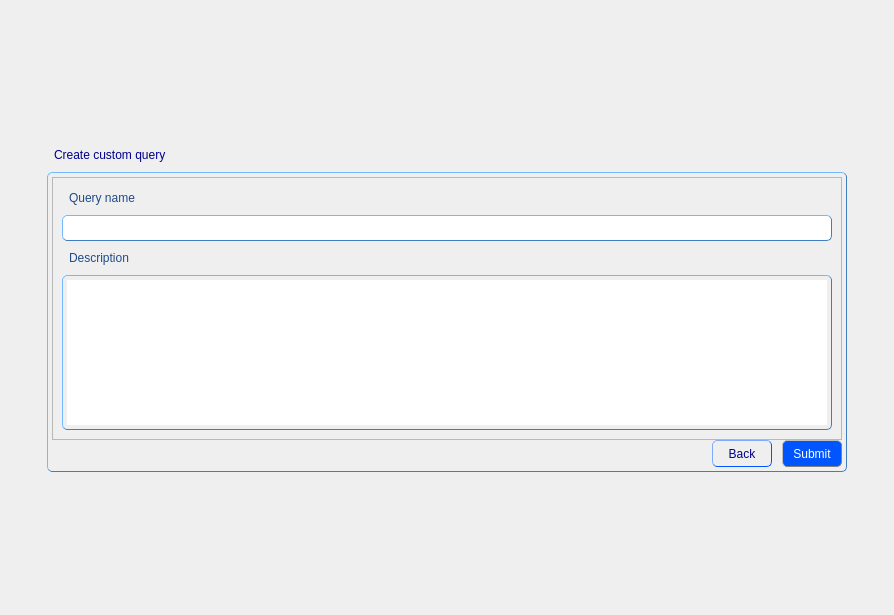
<?xml version="1.0" encoding="UTF-8"?>
<ui version="4.0">
 <class>CreateCustQBuildForm</class>
 <widget class="QWidget" name="CreateCustQBuildForm">
  <property name="geometry">
   <rect>
    <x>0</x>
    <y>0</y>
    <width>894</width>
    <height>615</height>
   </rect>
  </property>
  <property name="windowTitle">
   <string>Form</string>
  </property>
  <property name="styleSheet">
   <string notr="true">QPushButton {
               font: 10pt &quot;MS Shell Dlg 2&quot;;
              }

QPushButton:hover {
               color: blue;
               border: 1px solid grey;
               }

QPushButton:pressed {
               color:  darkblue;
               background: shadow;
               border-style: inset;
               }
QGroupBox {
               color: black;
               padding: 4px;
               border: 1px solid rgb(63, 127, 191); 
               border-radius: 5px;
               border-style: outset;
              }
QLabel {
               color: rgb(32, 74, 135);
               padding: 4px;
               border-radius: 5px;
               border-style: outset;
	           font: 11pt &quot;MS Shell Dlg 2&quot;;
              }
QLineEdit {
               color: black;
               padding: 4px;
               border: 1px solid rgb(63, 127, 191); 
               border-radius: 5px;
               border-style: outset;
	           font: 10pt &quot;MS Shell Dlg 2&quot;;
              }
QRadioButton {
               color: rgb(32, 74, 135);
               padding: 4px;
               border-radius: 5px;
               border-style: outset;
	           font: 11pt &quot;MS Shell Dlg 2&quot;;
              }
QTextEdit {
               color: black;
               padding: 4px;
               border: 1px solid rgb(63, 127, 191); 
               border-radius: 5px;
               border-style: outset;
	           font: 10pt &quot;MS Shell Dlg 2&quot;;
              }
QComboBox {
			   color: black;
               padding: 4px;
               border: 1px solid rgb(63, 127, 191); 
               border-radius: 5px;
               border-style: outset;
               font: 9pt &quot;MS Shell Dlg 2&quot;;
			   background-color: rgb(255, 255, 255);
              }</string>
  </property>
  <layout class="QGridLayout" name="gridLayout_3">
   <item row="1" column="1">
    <widget class="QLabel" name="label">
     <property name="styleSheet">
      <string notr="true">QLabel {
               color: darkblue;
               padding: 4px;
               border-radius: 5px;
               border-style: outset;
	           font: 12pt &quot;MS Shell Dlg 2&quot;;
              }</string>
     </property>
     <property name="text">
      <string>Create custom query</string>
     </property>
    </widget>
   </item>
   <item row="2" column="2">
    <spacer name="horizontalSpacer_3">
     <property name="orientation">
      <enum>Qt::Horizontal</enum>
     </property>
     <property name="sizeHint" stdset="0">
      <size>
       <width>40</width>
       <height>20</height>
      </size>
     </property>
    </spacer>
   </item>
   <item row="2" column="1">
    <widget class="QGroupBox" name="groupBox">
     <property name="sizePolicy">
      <sizepolicy hsizetype="Preferred" vsizetype="Preferred">
       <horstretch>0</horstretch>
       <verstretch>0</verstretch>
      </sizepolicy>
     </property>
     <property name="minimumSize">
      <size>
       <width>800</width>
       <height>300</height>
      </size>
     </property>
     <property name="maximumSize">
      <size>
       <width>700</width>
       <height>300</height>
      </size>
     </property>
     <property name="styleSheet">
      <string notr="true"/>
     </property>
     <property name="title">
      <string/>
     </property>
     <layout class="QGridLayout" name="gridLayout">
      <property name="leftMargin">
       <number>0</number>
      </property>
      <property name="topMargin">
       <number>0</number>
      </property>
      <property name="rightMargin">
       <number>0</number>
      </property>
      <property name="bottomMargin">
       <number>0</number>
      </property>
      <property name="spacing">
       <number>0</number>
      </property>
      <item row="3" column="0">
       <layout class="QHBoxLayout" name="horizontalLayout_4">
        <property name="spacing">
         <number>0</number>
        </property>
        <item>
         <spacer name="horizontalSpacer">
          <property name="orientation">
           <enum>Qt::Horizontal</enum>
          </property>
          <property name="sizeHint" stdset="0">
           <size>
            <width>40</width>
            <height>20</height>
           </size>
          </property>
         </spacer>
        </item>
        <item>
         <widget class="QToolButton" name="backButton">
          <property name="minimumSize">
           <size>
            <width>60</width>
            <height>0</height>
           </size>
          </property>
          <property name="styleSheet">
           <string notr="true">QToolButton {
                color: darkblue;
               padding: 4px;
               border: 1px solid rgb(0, 85, 255); 
               border-radius: 5px;
               border-style: outset;
               font: 10pt &quot;MS Shell Dlg 2&quot;;
              }

QToolButton:hover {
               color: white;
               border: 1px solid grey;
               background-color: rgb(0, 78, 235);
               }

QToolButton:pressed {
               color: rgb(0, 0, 197)
               background: shadow;
               border-style: inset;
               }</string>
          </property>
          <property name="text">
           <string>Back</string>
          </property>
         </widget>
        </item>
        <item>
         <spacer name="horizontalSpacer_6">
          <property name="orientation">
           <enum>Qt::Horizontal</enum>
          </property>
          <property name="sizeType">
           <enum>QSizePolicy::Minimum</enum>
          </property>
          <property name="sizeHint" stdset="0">
           <size>
            <width>10</width>
            <height>20</height>
           </size>
          </property>
         </spacer>
        </item>
        <item>
         <widget class="QToolButton" name="submitButton">
          <property name="minimumSize">
           <size>
            <width>60</width>
            <height>0</height>
           </size>
          </property>
          <property name="styleSheet">
           <string notr="true">QToolButton {
               color: white;
               padding: 4px;
               border: 1px solid grey; 
               border-radius: 5px;
               border-style: outset;
               max-width: 120px;
               background-color: rgb(0, 85, 255);
               font: 10pt &quot;MS Shell Dlg 2&quot;;
              }

QToolButton:hover {
               color: darkblue;
               border: 1px solid grey;
               background-color: rgb(255, 255, 255);
               }

QToolButton:pressed {
               color: rgb(0, 0, 197)
               background: shadow;
               border-style: inset;
			    background-color: rgb(0, 78, 235);
               }</string>
          </property>
          <property name="text">
           <string>Submit</string>
          </property>
         </widget>
        </item>
       </layout>
      </item>
      <item row="1" column="0">
       <widget class="QScrollArea" name="scrollArea">
        <property name="styleSheet">
         <string notr="true"/>
        </property>
        <property name="verticalScrollBarPolicy">
         <enum>Qt::ScrollBarAlwaysOff</enum>
        </property>
        <property name="horizontalScrollBarPolicy">
         <enum>Qt::ScrollBarAlwaysOff</enum>
        </property>
        <property name="widgetResizable">
         <bool>true</bool>
        </property>
        <widget class="QWidget" name="scrollAreaWidgetContents">
         <property name="geometry">
          <rect>
           <x>0</x>
           <y>0</y>
           <width>788</width>
           <height>258</height>
          </rect>
         </property>
         <layout class="QGridLayout" name="gridLayout_2">
          <item row="2" column="0">
           <widget class="QLabel" name="label_5">
            <property name="text">
             <string>Description</string>
            </property>
           </widget>
          </item>
          <item row="3" column="0">
           <widget class="QTextEdit" name="descrEdit"/>
          </item>
          <item row="0" column="0">
           <widget class="QLabel" name="label_2">
            <property name="text">
             <string>Query name</string>
            </property>
           </widget>
          </item>
          <item row="1" column="0">
           <widget class="QLineEdit" name="qNameLine"/>
          </item>
         </layout>
        </widget>
       </widget>
      </item>
      <item row="2" column="0">
       <spacer name="verticalSpacer">
        <property name="orientation">
         <enum>Qt::Vertical</enum>
        </property>
        <property name="sizeType">
         <enum>QSizePolicy::Maximum</enum>
        </property>
        <property name="sizeHint" stdset="0">
         <size>
          <width>20</width>
          <height>10</height>
         </size>
        </property>
       </spacer>
      </item>
     </layout>
    </widget>
   </item>
   <item row="3" column="1">
    <spacer name="verticalSpacer_2">
     <property name="orientation">
      <enum>Qt::Vertical</enum>
     </property>
     <property name="sizeHint" stdset="0">
      <size>
       <width>20</width>
       <height>40</height>
      </size>
     </property>
    </spacer>
   </item>
   <item row="2" column="0">
    <spacer name="horizontalSpacer_2">
     <property name="orientation">
      <enum>Qt::Horizontal</enum>
     </property>
     <property name="sizeHint" stdset="0">
      <size>
       <width>40</width>
       <height>20</height>
      </size>
     </property>
    </spacer>
   </item>
   <item row="0" column="1">
    <spacer name="verticalSpacer_3">
     <property name="orientation">
      <enum>Qt::Vertical</enum>
     </property>
     <property name="sizeHint" stdset="0">
      <size>
       <width>20</width>
       <height>40</height>
      </size>
     </property>
    </spacer>
   </item>
  </layout>
 </widget>
 <resources/>
 <connections/>
</ui>
